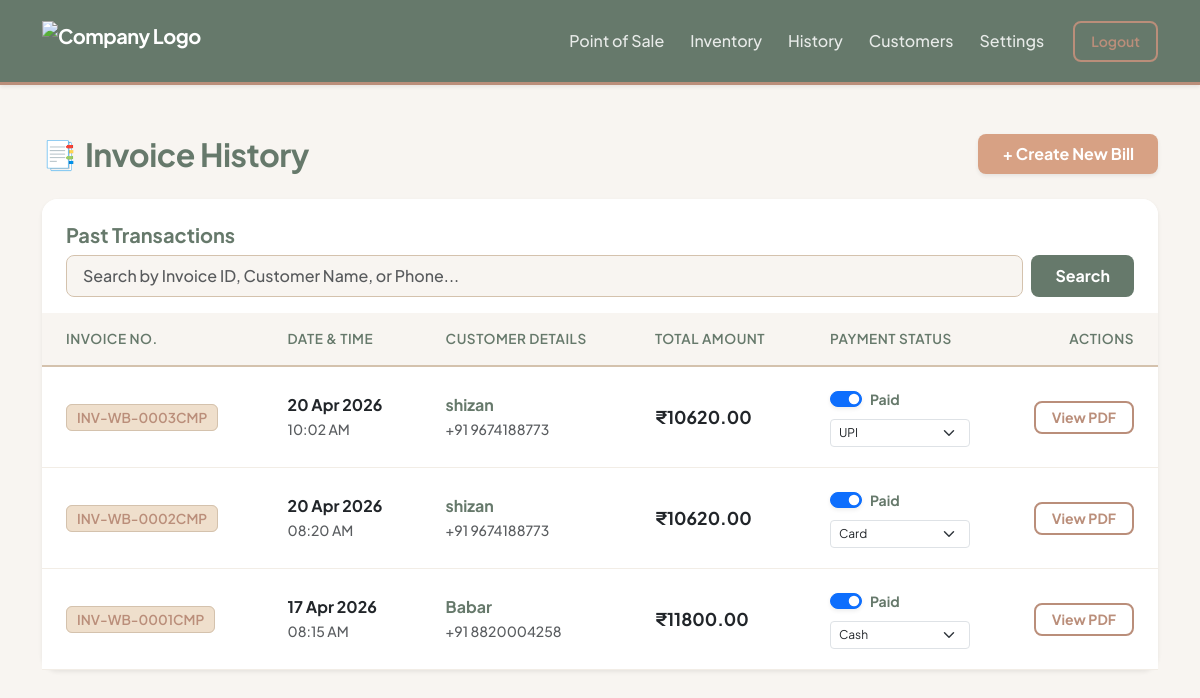
The page /billing/history (signed in) on the database as committed earlier.
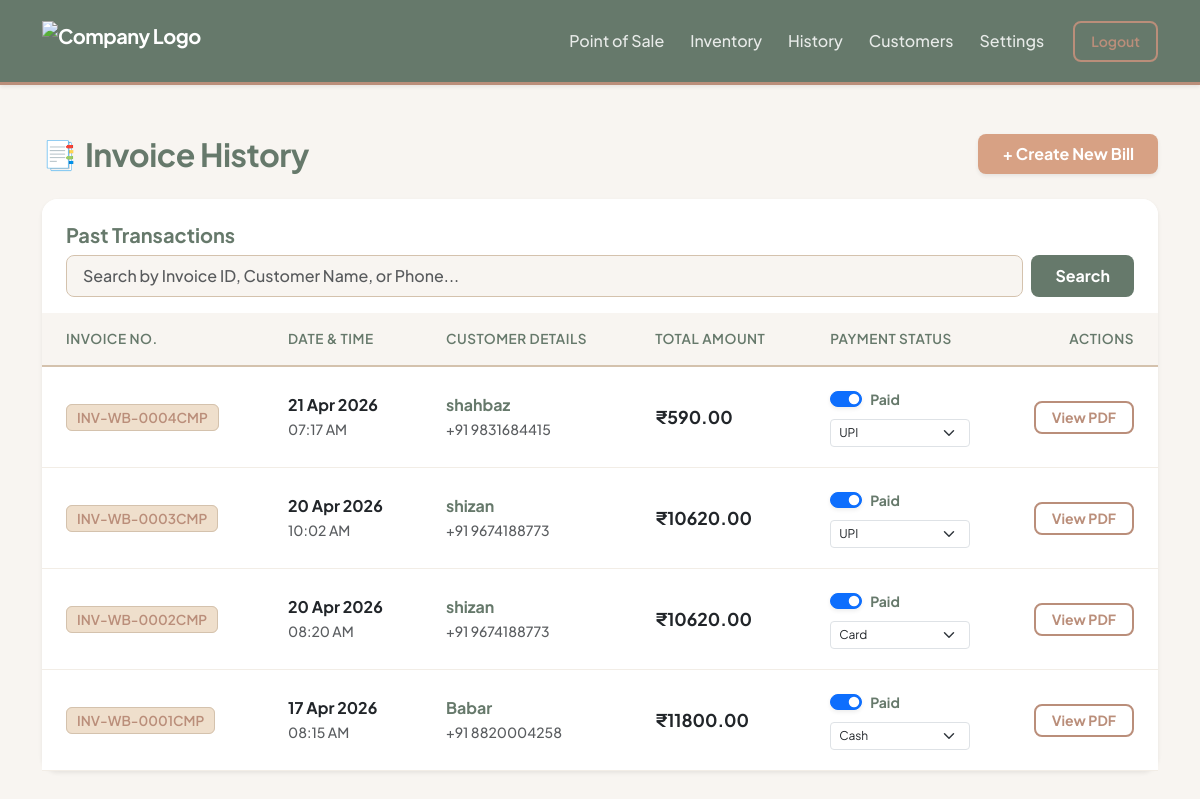
The same page on the database as committed later.
### core/models.py (models this page shows)
class Invoice(db.Model):
    __tablename__ = 'invoices'
    id = db.Column(db.Integer, primary_key=True)
    company_id = db.Column(db.Integer, db.ForeignKey('companies.id'), nullable=False) # ISOLATION
    invoice_number = db.Column(db.String(50), unique=True, nullable=False)
    customer_id = db.Column(db.Integer, db.ForeignKey('customers.id'), nullable=False)
    subtotal = db.Column(db.Float, nullable=False)
    discount_type = db.Column(db.String(10))
    discount_value = db.Column(db.Float, default=0.0)
    total_tax = db.Column(db.Float, nullable=False)
    grand_total = db.Column(db.Float, nullable=False)
    is_paid = db.Column(db.Boolean, default=False)
    payment_method = db.Column(db.String(20), default='Cash')
    split_gst = db.Column(db.Boolean, default=True)
    created_at = db.Column(db.DateTime, default=datetime.utcnow)
    items = db.relationship('InvoiceItem', backref='invoice', lazy=True)

class Customer(db.Model):
    __tablename__ = 'customers'
    id = db.Column(db.Integer, primary_key=True)
    company_id = db.Column(db.Integer, db.ForeignKey('companies.id'), nullable=False) # ISOLATION
    name = db.Column(db.String(100), nullable=False)
    phone_number = db.Column(db.String(15), nullable=False) # Removed unique=True so diff companies can have same customer
    created_at = db.Column(db.DateTime, default=datetime.utcnow)
    invoices = db.relationship('Invoice', backref='customer', lazy=True)

### core/billing/routes.py (the view, shortened to what this page needs)
@billing_bp.route('/history')
def history():
    company_id = session.get('company_id')
    if not company_id:
        flash("Please log in to view history.", "warning")
        return redirect(url_for('auth.login'))
    page = request.args.get('page', 1, type=int)
    search_query = request.args.get('search', '').strip()
    query = Invoice.query.join(Customer).filter(Invoice.company_id == company_id)
    pagination = query.order_by(Invoice.created_at.desc()).paginate(page=page, per_page=10)
    return render_template(
        'billing/history.html',
        pagination=pagination,
        search_query=search_query
    )

### core/templates/billing/history.html (shortened to what this page needs)
{% extends "base.html" %}
{% block content %}
<div class="row mt-4 mb-4">
    <div class="col-12 d-flex justify-content-between align-items-center">
        <div class="d-flex align-items-center">
            <span class="fs-3 me-2 text-taupe">📑</span>
            <h2 class="history-header mb-0">Invoice History</h2>
        </div>
        <a href="/billing" class="btn btn-terracotta fw-bold px-4 py-2 shadow-sm">+ Create New Bill</a>
    </div>
</div>
<div class="card card-glass border-0 shadow-sm">
    <div class="card-header bg-white border-0 pt-4 pb-3 px-4 rounded-top-4 d-flex justify-content-between align-items-center flex-wrap gap-2">
        <h5 class="mb-0 text-sage fw-bold">Past Transactions</h5>
        <form method="GET" action="/billing/history" class="search-wrapper-history w-100 w-md-75 w-lg-50">
            <input type="text" name="search" class="form-control search-input-custom flex-grow-1"
                   placeholder="Search by Invoice ID, Customer Name, or Phone..."
                   value="{{ search_query or '' }}">
            <button type="submit" class="btn btn-sage px-4 fw-bold rounded-3">Search</button>
        </form>
    </div>
    <div class="card-body p-0">
        <div class="table-responsive">
            <table class="table table-history">
                <thead>
                    <tr>
                        <th>Invoice No.</th>
                        <th>Date & Time</th>
                        <th>Customer Details</th>
                        <th>Total Amount</th>
                        <th>Payment Status</th>
                        <th class="text-end">Actions</th>
                    </tr>
                </thead>
                <tbody>
                    {% for inv in pagination.items %}
                    <tr>
                        <td>
                            <span class="inv-badge">{{ inv.invoice_number }}</span>
                        </td>
                        <td>
                            <div class="fw-bold text-dark">{{ inv.created_at.strftime('%d %b %Y') }}</div>
                            <small class="text-muted fw-medium">{{ inv.created_at.strftime('%I:%M %p') }}</small>
                        </td>
                        <td>
                            <strong style="color: var(--color-sage);">{{ inv.customer.name }}</strong><br>
                            <small class="text-muted fw-medium">+91 {{ inv.customer.phone_number }}</small>
                        </td>
                        <td class="amount-text">
                            ₹{{ "%.2f"|format(inv.grand_total) }}
                        </td>
                        <td>
                            <div class="d-flex flex-column gap-2">
                                <div class="form-check form-switch m-0 d-flex align-items-center">
                                    <input class="form-check-input payment-toggle shadow-sm mt-0" type="checkbox" data-id="{{ inv.id }}" {% if inv.is_paid %}checked{% endif %} style="cursor: pointer;">
                                    <label class="form-check-label ms-2 small fw-bold">
                                        {% if inv.is_paid %}
                                            <span class="text-sage">Paid</span>
                                        {% else %}
                                            <span class="text-terracotta">Pending</span>
                                        {% endif %}
                                    </label>
                                </div>
                                <select class="form-select form-select-sm payment-method-select" data-id="{{ inv.id }}" style="font-size: 0.75rem; {% if not inv.is_paid %}display: none;{% endif %}">
                                    <option value="Cash" {% if inv.payment_method == 'Cash' %}selected{% endif %}>Cash</option>
                                    <option value="Card" {% if inv.payment_method == 'Card' %}selected{% endif %}>Card</option>
                                    <option value="UPI" {% if inv.payment_method == 'UPI' %}selected{% endif %}>UPI</option>
                                </select>
                            </div>
                        </td>
                        <td class="text-end">
                            <a href="/billing/invoice/{{ inv.id }}" class="btn btn-sm btn-outline-taupe px-3 fw-bold rounded-3">View PDF</a>
                        </td>
                    </tr>
                    {% endfor %}
                </tbody>
            </table>
        </div>
    </div>
</div>
{% endblock %}

### core/templates/base.html (shortened to what this page needs)
<!DOCTYPE html>
<html lang="en">
<head>
    <link href="https://cdn.jsdelivr.net/npm/bootstrap@5.3.0/dist/css/bootstrap.min.css" rel="stylesheet">
</head>
<body>
    <nav class="navbar navbar-expand-lg navbar-custom shadow-sm">
        <div class="container">
            {% if session.get('company_name') %}
            <a class="navbar-brand d-flex align-items-center" href="/billing/dashboard">
                {% if session.get('company_logo') %}
                <img src="{{ url_for('static', filename=session.get('company_logo')) }}" alt="Company Logo" height="40"
                    style="object-fit: contain; max-width: 180px;">
                {% else %}
                <span style="color: var(--color-terracotta);" class="me-2">🏢</span> {{ session.get('company_name') }}
                Workspace
                {% endif %}
            </a>
            {% elif session.get('is_developer') %}
            <a class="navbar-brand" href="/developer/dashboard">
                <span style="color: var(--color-sand);" class="me-2">⚙️</span> SuperAdmin Portal
            </a>
            {% else %}
            <a class="navbar-brand" href="/">
                <span style="color: var(--color-cream);" class="me-2">SaaS</span> Billing Platform
            </a>
            {% endif %}
            <div class="collapse navbar-collapse" id="navbarNav">
                <ul class="navbar-nav ms-auto align-items-center">
                    {% if session.get('company_id') %}
                    <li class="nav-item">
                        <a class="nav-link" href="/billing">Point of Sale</a>
                    </li>
                    <li class="nav-item">
                        <a class="nav-link" href="/inventory/add-product">Inventory</a>
                    </li>
                    <li class="nav-item">
                        <a class="nav-link" href="/billing/history">History</a>
                    </li>
                    <li class="nav-item">
                        <a class="nav-link" href="/billing/customers">Customers</a>
                    </li>
                    <li class="nav-item">
                        <a class="nav-link" href="/settings/">Settings</a>
                    </li>
                    <li class="nav-item ms-3">
                        <a class="btn btn-outline-taupe btn-sm px-3 py-2" href="/auth/logout">Logout</a>
                    </li>
                    {% endif %}
                </ul>
            </div>
        </div>
    </nav>
    <div class="container pb-5 mt-5">
        {% block content %}
        {% endblock %}
    </div>
</body>
</html>

### core/templates/base.html (style rules this page uses)
:root { --color-sand: #D4C2AD; --color-terracotta: #D7A184; --color-cream: #EFDFCC; --color-taupe: #BA8E7A; --color-sage: #66796B; --text-dark: #2C3530; --shadow-soft: 0 10px 30px rgba(102, 121, 107, 0.08); --shadow-hover: 0 15px 35px rgba(102, 121, 107, 0.15); }
body { background-color: #F8F5F1; font-family: 'Plus Jakarta Sans', sans-serif; color: var(--text-dark); -webkit-font-smoothing: antialiased; }
.navbar-custom { background-color: var(--color-sage) !important; padding: 1rem 0; border-bottom: 3px solid var(--color-taupe); }
.navbar-custom .navbar-brand { font-weight: 700; letter-spacing: -0.5px; color: #ffffff; }
.navbar-custom .nav-link { font-weight: 500; color: rgba(255, 255, 255, 0.85) !important; transition: all 0.2s ease; margin: 0 5px; }
.card-glass { background: #ffffff; border: 1px solid rgba(212, 194, 173, 0.3); border-radius: 16px; box-shadow: var(--shadow-soft); transition: box-shadow 0.3s ease; }
.btn-sage { background-color: var(--color-sage); color: white; border: none; font-weight: 600; padding: 0.5rem 1.25rem; border-radius: 8px; transition: all 0.2s ease; }
.btn-terracotta { background-color: var(--color-terracotta); color: white; border: none; font-weight: 600; padding: 0.5rem 1.25rem; border-radius: 8px; transition: all 0.2s ease; }
.btn-outline-taupe { border: 2px solid var(--color-taupe); color: var(--color-taupe); font-weight: 600; border-radius: 8px; background: transparent; }
.text-sage { color: var(--color-sage) !important; }
.text-taupe { color: var(--color-taupe) !important; }

### core/templates/billing/history.html (style rules this page uses)
.history-header { color: var(--color-sage); font-weight: 700; letter-spacing: -0.5px; }
.search-wrapper-history { display: flex; gap: 8px; }
.search-input-custom { border: 1px solid var(--color-sand); border-radius: 8px; padding: 8px 16px; background-color: #F8F5F1; font-weight: 500; }
.table-history { width: 100%; margin-bottom: 0; }
.table-history th { background-color: #F8F5F1; color: var(--color-sage); font-size: 0.85rem; text-transform: uppercase; padding: 1rem 1.5rem; border-bottom: 2px solid var(--color-sand); font-weight: 600; letter-spacing: 0.5px; }
.table-history td { padding: 1.25rem 1.5rem; border-bottom: 1px solid rgba(212, 194, 173, 0.3); vertical-align: middle; transition: background-color 0.2s ease; }
.inv-badge { background-color: var(--color-cream); color: var(--color-taupe); border: 1px solid var(--color-sand); font-weight: 600; padding: 4px 10px; border-radius: 6px; font-size: 0.85rem; }
.amount-text { color: var(--color-sage); font-weight: 700; font-size: 1.1rem; }

Rows that differ between the two databases and show on the page:
added Invoice: invoice_number "INV-WB-0004CMP", created_at "21 Apr 2026", created_at "07:17 AM", customer.name "shahbaz", customer.phone_number "9831684415", grand_total "590.00", is_paid "☑", shows "Paid", payment_method+id+is_paid "UPI"
